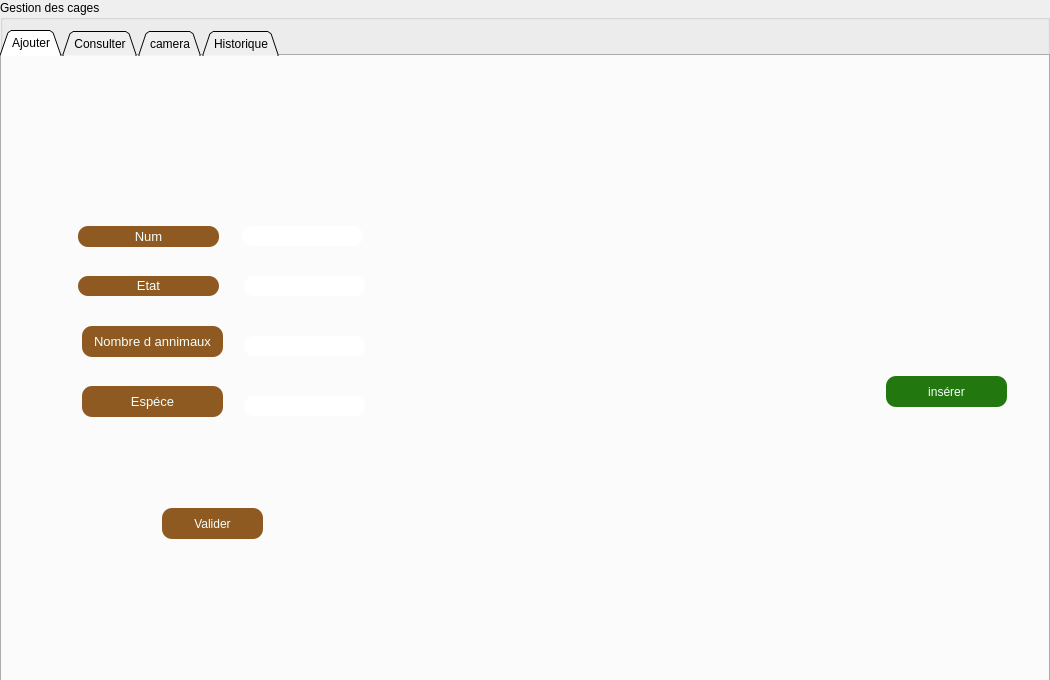
<?xml version="1.0" encoding="UTF-8"?>
<ui version="4.0">
 <class>gestion_cage1</class>
 <widget class="QWidget" name="gestion_cage1">
  <property name="geometry">
   <rect>
    <x>0</x>
    <y>0</y>
    <width>1050</width>
    <height>680</height>
   </rect>
  </property>
  <property name="windowTitle">
   <string>Form</string>
  </property>
  <widget class="QGroupBox" name="groupBox">
   <property name="geometry">
    <rect>
     <x>0</x>
     <y>0</y>
     <width>1050</width>
     <height>680</height>
    </rect>
   </property>
   <property name="title">
    <string>Gestion des cages </string>
   </property>
   <widget class="QTabWidget" name="tabWidget">
    <property name="geometry">
     <rect>
      <x>0</x>
      <y>30</y>
      <width>1050</width>
      <height>680</height>
     </rect>
    </property>
    <property name="tabShape">
     <enum>QTabWidget::Triangular</enum>
    </property>
    <property name="currentIndex">
     <number>0</number>
    </property>
    <widget class="QWidget" name="tab_3">
     <attribute name="title">
      <string>Ajouter</string>
     </attribute>
     <widget class="QPushButton" name="pushButton_valider">
      <property name="geometry">
       <rect>
        <x>160</x>
        <y>452</y>
        <width>101</width>
        <height>31</height>
       </rect>
      </property>
      <property name="styleSheet">
       <string notr="true">background: #8F5922;
color: #F5FFFA;
background-color: #8F5922; border: none;
border-radius: 10px;
icon-size: 30px;
font: 14pt &quot;Bahnschrift&quot;;</string>
      </property>
      <property name="text">
       <string>Valider</string>
      </property>
     </widget>
     <widget class="QLabel" name="label_4">
      <property name="geometry">
       <rect>
        <x>76</x>
        <y>170</y>
        <width>141</width>
        <height>21</height>
       </rect>
      </property>
      <property name="styleSheet">
       <string notr="true">background: #8F5922;
color: #F5FFFA;
background-color: #8F5922; border: none;
border-radius: 10px;
icon-size: 30px;
font: 14pt &quot;Bahnschrift&quot;;</string>
      </property>
      <property name="text">
       <string>&lt;html&gt;&lt;head/&gt;&lt;body&gt;&lt;p align=&quot;center&quot;&gt;&lt;span style=&quot; font-size:10pt;&quot;&gt;Num&lt;/span&gt;&lt;/p&gt;&lt;/body&gt;&lt;/html&gt;</string>
      </property>
     </widget>
     <widget class="QLabel" name="label_7">
      <property name="geometry">
       <rect>
        <x>76</x>
        <y>220</y>
        <width>141</width>
        <height>20</height>
       </rect>
      </property>
      <property name="styleSheet">
       <string notr="true">background: #8F5922;
color: #F5FFFA;
background-color: #8F5922; border: none;
border-radius: 10px;
icon-size: 30px;
font: 14pt &quot;Bahnschrift&quot;;</string>
      </property>
      <property name="text">
       <string>&lt;html&gt;&lt;head/&gt;&lt;body&gt;&lt;p align=&quot;center&quot;&gt;&lt;span style=&quot; font-size:10pt;&quot;&gt;Etat&lt;/span&gt;&lt;/p&gt;&lt;/body&gt;&lt;/html&gt;</string>
      </property>
     </widget>
     <widget class="QLabel" name="label_8">
      <property name="geometry">
       <rect>
        <x>80</x>
        <y>270</y>
        <width>141</width>
        <height>31</height>
       </rect>
      </property>
      <property name="styleSheet">
       <string notr="true">background: #8F5922;
color: #F5FFFA;
background-color: #8F5922; border: none;
border-radius: 10px;
icon-size: 30px;
font: 14pt &quot;Bahnschrift&quot;;</string>
      </property>
      <property name="text">
       <string>&lt;html&gt;&lt;head/&gt;&lt;body&gt;&lt;p align=&quot;center&quot;&gt;&lt;span style=&quot; font-size:10pt;&quot;&gt;Nombre d annimaux&lt;/span&gt;&lt;/p&gt;&lt;/body&gt;&lt;/html&gt;</string>
      </property>
     </widget>
     <widget class="QLabel" name="label_9">
      <property name="geometry">
       <rect>
        <x>80</x>
        <y>330</y>
        <width>141</width>
        <height>31</height>
       </rect>
      </property>
      <property name="styleSheet">
       <string notr="true">background: #8F5922;
color: #F5FFFA;
background-color: #8F5922; border: none;
border-radius: 10px;
icon-size: 30px;
font: 14pt &quot;Bahnschrift&quot;;</string>
      </property>
      <property name="text">
       <string>&lt;html&gt;&lt;head/&gt;&lt;body&gt;&lt;p align=&quot;center&quot;&gt;&lt;span style=&quot; font-size:10pt;&quot;&gt;Espéce&lt;/span&gt;&lt;/p&gt;&lt;/body&gt;&lt;/html&gt;</string>
      </property>
     </widget>
     <widget class="QLineEdit" name="lineEdit_Num_A">
      <property name="geometry">
       <rect>
        <x>240</x>
        <y>170</y>
        <width>121</width>
        <height>20</height>
       </rect>
      </property>
      <property name="styleSheet">
       <string notr="true">background: #8F5922;
color: #F5FFFA;
background-color: #FFFFFF; border: none;
border-radius: 10px;
icon-size: 30px;
font: 14pt &quot;Bahnschrift&quot;;</string>
      </property>
     </widget>
     <widget class="QLineEdit" name="lineEdit_Etatc_A">
      <property name="geometry">
       <rect>
        <x>242</x>
        <y>220</y>
        <width>121</width>
        <height>20</height>
       </rect>
      </property>
      <property name="styleSheet">
       <string notr="true">background: #8F5922;
color: #F5FFFA;
background-color: #FFFFFF; border: none;
border-radius: 10px;
icon-size: 30px;
font: 14pt &quot;Bahnschrift&quot;;</string>
      </property>
     </widget>
     <widget class="QLineEdit" name="lineEdit_nbr_A">
      <property name="geometry">
       <rect>
        <x>242</x>
        <y>280</y>
        <width>121</width>
        <height>20</height>
       </rect>
      </property>
      <property name="styleSheet">
       <string notr="true">background: #8F5922;
color: #F5FFFA;
background-color: #FFFFFF; border: none;
border-radius: 10px;
icon-size: 30px;
font: 14pt &quot;Bahnschrift&quot;;</string>
      </property>
     </widget>
     <widget class="QLineEdit" name="lineEdit_especec_A">
      <property name="geometry">
       <rect>
        <x>242</x>
        <y>340</y>
        <width>121</width>
        <height>20</height>
       </rect>
      </property>
      <property name="styleSheet">
       <string notr="true">background: #8F5922;
color: #F5FFFA;
background-color: #FFFFFF; border: none;
border-radius: 10px;
icon-size: 30px;
font: 14pt &quot;Bahnschrift&quot;;</string>
      </property>
     </widget>
     <widget class="QLabel" name="placeimage">
      <property name="geometry">
       <rect>
        <x>660</x>
        <y>170</y>
        <width>231</width>
        <height>221</height>
       </rect>
      </property>
      <property name="text">
       <string/>
      </property>
     </widget>
     <widget class="QPushButton" name="pushButton_image">
      <property name="geometry">
       <rect>
        <x>884</x>
        <y>320</y>
        <width>121</width>
        <height>31</height>
       </rect>
      </property>
      <property name="styleSheet">
       <string notr="true">background: #22780F;
color: #F5FFFA;
background-color: #22780F; border: none;
border-radius: 10px;
icon-size: 30px;
font: 14pt &quot;Bahnschrift&quot;;</string>
      </property>
      <property name="text">
       <string>insérer</string>
      </property>
     </widget>
     <widget class="QLabel" name="label_10">
      <property name="geometry">
       <rect>
        <x>-8</x>
        <y>-2</y>
        <width>1061</width>
        <height>691</height>
       </rect>
      </property>
      <property name="text">
       <string/>
      </property>
      <property name="pixmap">
       <pixmap>../../../Downloads/cage.jpg</pixmap>
      </property>
      <property name="scaledContents">
       <bool>true</bool>
      </property>
     </widget>
     <zorder>label_10</zorder>
     <zorder>pushButton_valider</zorder>
     <zorder>label_4</zorder>
     <zorder>label_7</zorder>
     <zorder>label_8</zorder>
     <zorder>label_9</zorder>
     <zorder>lineEdit_Num_A</zorder>
     <zorder>lineEdit_Etatc_A</zorder>
     <zorder>lineEdit_nbr_A</zorder>
     <zorder>lineEdit_especec_A</zorder>
     <zorder>placeimage</zorder>
     <zorder>pushButton_image</zorder>
    </widget>
    <widget class="QWidget" name="tab">
     <attribute name="title">
      <string>Consulter</string>
     </attribute>
     <widget class="QLabel" name="label_2">
      <property name="geometry">
       <rect>
        <x>590</x>
        <y>300</y>
        <width>141</width>
        <height>31</height>
       </rect>
      </property>
      <property name="styleSheet">
       <string notr="true">background: #8F5922;
color: #F5FFFA;
background-color: #8F5922; border: none;
border-radius: 10px;
icon-size: 30px;
font: 14pt &quot;Bahnschrift&quot;;</string>
      </property>
      <property name="text">
       <string>&lt;html&gt;&lt;head/&gt;&lt;body&gt;&lt;p&gt;&lt;span style=&quot; font-size:10pt;&quot;&gt;Nombre d annimaux&lt;/span&gt;&lt;/p&gt;&lt;/body&gt;&lt;/html&gt;</string>
      </property>
     </widget>
     <widget class="QLabel" name="label_3">
      <property name="geometry">
       <rect>
        <x>590</x>
        <y>340</y>
        <width>91</width>
        <height>31</height>
       </rect>
      </property>
      <property name="styleSheet">
       <string notr="true">background: #8F5922;
color: #F5FFFA;
background-color: #8F5922; border: none;
border-radius: 10px;
icon-size: 30px;
font: 14pt &quot;Bahnschrift&quot;;</string>
      </property>
      <property name="text">
       <string>&lt;html&gt;&lt;head/&gt;&lt;body&gt;&lt;p align=&quot;center&quot;&gt;&lt;span style=&quot; font-size:10pt;&quot;&gt;espéce&lt;/span&gt;&lt;/p&gt;&lt;/body&gt;&lt;/html&gt;</string>
      </property>
     </widget>
     <widget class="QLineEdit" name="lineEdit_Num">
      <property name="geometry">
       <rect>
        <x>710</x>
        <y>210</y>
        <width>113</width>
        <height>20</height>
       </rect>
      </property>
     </widget>
     <widget class="QLineEdit" name="lineEdit_especec">
      <property name="geometry">
       <rect>
        <x>710</x>
        <y>350</y>
        <width>113</width>
        <height>20</height>
       </rect>
      </property>
     </widget>
     <widget class="QLabel" name="label">
      <property name="geometry">
       <rect>
        <x>596</x>
        <y>210</y>
        <width>81</width>
        <height>31</height>
       </rect>
      </property>
      <property name="styleSheet">
       <string notr="true">background: #8F5922;
color: #F5FFFA;
background-color: #8F5922; border: none;
border-radius: 10px;
icon-size: 30px;
font: 14pt &quot;Bahnschrift&quot;;</string>
      </property>
      <property name="text">
       <string>&lt;html&gt;&lt;head/&gt;&lt;body&gt;&lt;p align=&quot;center&quot;&gt;&lt;span style=&quot; font-size:10pt;&quot;&gt;Num&lt;/span&gt;&lt;/p&gt;&lt;/body&gt;&lt;/html&gt;</string>
      </property>
     </widget>
     <widget class="QLabel" name="label_5">
      <property name="geometry">
       <rect>
        <x>596</x>
        <y>260</y>
        <width>81</width>
        <height>20</height>
       </rect>
      </property>
      <property name="styleSheet">
       <string notr="true">background: #8F5922;
color: #F5FFFA;
background-color: #8F5922; border: none;
border-radius: 10px;
icon-size: 30px;
font: 14pt &quot;Bahnschrift&quot;;</string>
      </property>
      <property name="text">
       <string>&lt;html&gt;&lt;head/&gt;&lt;body&gt;&lt;p align=&quot;center&quot;&gt;&lt;span style=&quot; font-size:10pt;&quot;&gt;Etat&lt;/span&gt;&lt;/p&gt;&lt;/body&gt;&lt;/html&gt;</string>
      </property>
     </widget>
     <widget class="QLineEdit" name="lineEdit_Etatc">
      <property name="geometry">
       <rect>
        <x>710</x>
        <y>260</y>
        <width>113</width>
        <height>20</height>
       </rect>
      </property>
     </widget>
     <widget class="QPushButton" name="pushButton_modifier">
      <property name="geometry">
       <rect>
        <x>730</x>
        <y>430</y>
        <width>111</width>
        <height>21</height>
       </rect>
      </property>
      <property name="styleSheet">
       <string notr="true">background: #22780F;
color: #F5FFFA;
background-color: #22780F; border: none;
border-radius: 10px;
icon-size: 30px;
font: 14pt &quot;Bahnschrift&quot;;</string>
      </property>
      <property name="text">
       <string>modifier</string>
      </property>
     </widget>
     <widget class="QTableView" name="tableView">
      <property name="geometry">
       <rect>
        <x>20</x>
        <y>340</y>
        <width>521</width>
        <height>221</height>
       </rect>
      </property>
     </widget>
     <widget class="QLabel" name="label_6">
      <property name="geometry">
       <rect>
        <x>20</x>
        <y>570</y>
        <width>47</width>
        <height>14</height>
       </rect>
      </property>
      <property name="styleSheet">
       <string notr="true">background: #8F5922;
color: #F5FFFA;
background-color: #8F5922; border: none;
border-radius: 10px;
icon-size: 30px;
font: 14pt &quot;Bahnschrift&quot;;</string>
      </property>
      <property name="text">
       <string>NUM</string>
      </property>
     </widget>
     <widget class="QLineEdit" name="lineEdit_Num_2">
      <property name="geometry">
       <rect>
        <x>70</x>
        <y>570</y>
        <width>113</width>
        <height>20</height>
       </rect>
      </property>
     </widget>
     <widget class="QPushButton" name="pushButton_supprimer">
      <property name="geometry">
       <rect>
        <x>610</x>
        <y>430</y>
        <width>111</width>
        <height>21</height>
       </rect>
      </property>
      <property name="styleSheet">
       <string notr="true">background: #22780F;
color: #F5FFFA;
background-color: #22780F; border: none;
border-radius: 10px;
icon-size: 30px;
font: 14pt &quot;Bahnschrift&quot;;</string>
      </property>
      <property name="text">
       <string>supprimer</string>
      </property>
     </widget>
     <widget class="QPushButton" name="pushButtontri">
      <property name="geometry">
       <rect>
        <x>20</x>
        <y>310</y>
        <width>211</width>
        <height>23</height>
       </rect>
      </property>
      <property name="styleSheet">
       <string notr="true">background: #22780F;
color: #F5FFFA;
background-color: #22780F; border: none;
border-radius: 10px;
icon-size: 30px;
font: 14pt &quot;Bahnschrift&quot;;</string>
      </property>
      <property name="text">
       <string>TRI nbr croissant</string>
      </property>
     </widget>
     <widget class="QPushButton" name="pushButton_recherche">
      <property name="geometry">
       <rect>
        <x>210</x>
        <y>570</y>
        <width>121</width>
        <height>23</height>
       </rect>
      </property>
      <property name="styleSheet">
       <string notr="true">background: #22780F;
color: #F5FFFA;
background-color: #22780F; border: none;
border-radius: 10px;
icon-size: 30px;
font: 14pt &quot;Bahnschrift&quot;;</string>
      </property>
      <property name="text">
       <string>recherche</string>
      </property>
     </widget>
     <widget class="QLineEdit" name="lineEdit_nbr">
      <property name="geometry">
       <rect>
        <x>750</x>
        <y>300</y>
        <width>71</width>
        <height>20</height>
       </rect>
      </property>
     </widget>
     <widget class="QPushButton" name="pushButton_tri2">
      <property name="geometry">
       <rect>
        <x>210</x>
        <y>270</y>
        <width>151</width>
        <height>23</height>
       </rect>
      </property>
      <property name="styleSheet">
       <string notr="true">background: #22780F;
color: #F5FFFA;
background-color: #22780F; border: none;
border-radius: 10px;
icon-size: 30px;
font: 14pt &quot;Bahnschrift&quot;;</string>
      </property>
      <property name="text">
       <string>TRI par num</string>
      </property>
     </widget>
     <widget class="QPushButton" name="pushButton_tri3">
      <property name="geometry">
       <rect>
        <x>360</x>
        <y>310</y>
        <width>171</width>
        <height>23</height>
       </rect>
      </property>
      <property name="styleSheet">
       <string notr="true">background: #22780F;
color: #F5FFFA;
background-color: #22780F; border: none;
border-radius: 10px;
icon-size: 30px;
font: 14pt &quot;Bahnschrift&quot;;</string>
      </property>
      <property name="text">
       <string>TRI par espéces</string>
      </property>
     </widget>
     <widget class="QPushButton" name="pushButton">
      <property name="geometry">
       <rect>
        <x>750</x>
        <y>480</y>
        <width>75</width>
        <height>23</height>
       </rect>
      </property>
      <property name="styleSheet">
       <string notr="true">background: #22780F;
color: #F5FFFA;
background-color: #22780F; border: none;
border-radius: 10px;
icon-size: 30px;
font: 14pt &quot;Bahnschrift&quot;;</string>
      </property>
      <property name="text">
       <string>google</string>
      </property>
     </widget>
     <widget class="QPushButton" name="pushButton_staaaaat">
      <property name="geometry">
       <rect>
        <x>880</x>
        <y>360</y>
        <width>131</width>
        <height>23</height>
       </rect>
      </property>
      <property name="styleSheet">
       <string notr="true">background: #22780F;
color: #F5FFFA;
background-color: #22780F; border: none;
border-radius: 10px;
icon-size: 30px;
font: 14pt &quot;Bahnschrift&quot;;</string>
      </property>
      <property name="text">
       <string>statistique</string>
      </property>
     </widget>
     <widget class="QLabel" name="label_11">
      <property name="geometry">
       <rect>
        <x>-1</x>
        <y>9</y>
        <width>1051</width>
        <height>741</height>
       </rect>
      </property>
      <property name="text">
       <string/>
      </property>
      <property name="pixmap">
       <pixmap>../../../Downloads/cage.jpg</pixmap>
      </property>
      <property name="scaledContents">
       <bool>true</bool>
      </property>
     </widget>
     <zorder>label_11</zorder>
     <zorder>label_2</zorder>
     <zorder>label_3</zorder>
     <zorder>lineEdit_Num</zorder>
     <zorder>lineEdit_especec</zorder>
     <zorder>label</zorder>
     <zorder>label_5</zorder>
     <zorder>lineEdit_Etatc</zorder>
     <zorder>pushButton_modifier</zorder>
     <zorder>tableView</zorder>
     <zorder>label_6</zorder>
     <zorder>lineEdit_Num_2</zorder>
     <zorder>pushButton_supprimer</zorder>
     <zorder>pushButtontri</zorder>
     <zorder>pushButton_recherche</zorder>
     <zorder>lineEdit_nbr</zorder>
     <zorder>pushButton_tri2</zorder>
     <zorder>pushButton_tri3</zorder>
     <zorder>pushButton</zorder>
     <zorder>pushButton_staaaaat</zorder>
    </widget>
    <widget class="QWidget" name="tab_2">
     <attribute name="title">
      <string>camera</string>
     </attribute>
     <widget class="QScrollArea" name="scrollArea">
      <property name="geometry">
       <rect>
        <x>180</x>
        <y>140</y>
        <width>671</width>
        <height>281</height>
       </rect>
      </property>
      <property name="widgetResizable">
       <bool>true</bool>
      </property>
      <widget class="QWidget" name="scrollAreaWidgetContents">
       <property name="geometry">
        <rect>
         <x>0</x>
         <y>0</y>
         <width>669</width>
         <height>279</height>
        </rect>
       </property>
      </widget>
     </widget>
     <widget class="QPushButton" name="OptionsPushButton">
      <property name="geometry">
       <rect>
        <x>270</x>
        <y>110</y>
        <width>441</width>
        <height>23</height>
       </rect>
      </property>
      <property name="text">
       <string>options</string>
      </property>
     </widget>
     <widget class="QLabel" name="label_12">
      <property name="geometry">
       <rect>
        <x>2</x>
        <y>-1</y>
        <width>1030</width>
        <height>680</height>
       </rect>
      </property>
      <property name="text">
       <string/>
      </property>
      <property name="pixmap">
       <pixmap>../../../Downloads/cage.jpg</pixmap>
      </property>
      <property name="scaledContents">
       <bool>true</bool>
      </property>
     </widget>
     <zorder>label_12</zorder>
     <zorder>scrollArea</zorder>
     <zorder>OptionsPushButton</zorder>
    </widget>
    <widget class="QWidget" name="tab_4">
     <attribute name="title">
      <string>Historique</string>
     </attribute>
     <widget class="QTableView" name="tableView_2">
      <property name="geometry">
       <rect>
        <x>260</x>
        <y>230</y>
        <width>481</width>
        <height>231</height>
       </rect>
      </property>
     </widget>
     <widget class="QPushButton" name="pushButton_H">
      <property name="geometry">
       <rect>
        <x>445</x>
        <y>470</y>
        <width>171</width>
        <height>23</height>
       </rect>
      </property>
      <property name="styleSheet">
       <string notr="true">background: #8F5922;
color: #F5FFFA;
background-color: #8F5922; border: none;
border-radius: 10px;
icon-size: 30px;
font: 14pt &quot;Bahnschrift&quot;;</string>
      </property>
      <property name="text">
       <string>afficher historique</string>
      </property>
     </widget>
     <widget class="QPushButton" name="pushButton_2">
      <property name="geometry">
       <rect>
        <x>630</x>
        <y>470</y>
        <width>111</width>
        <height>23</height>
       </rect>
      </property>
      <property name="styleSheet">
       <string notr="true">background: #8F5922;
color: #F5FFFA;
background-color: #8F5922; border: none;
border-radius: 10px;
icon-size: 30px;
font: 14pt &quot;Bahnschrift&quot;;</string>
      </property>
      <property name="text">
       <string>supprimer</string>
      </property>
     </widget>
     <widget class="QLineEdit" name="lineEditid">
      <property name="geometry">
       <rect>
        <x>330</x>
        <y>470</y>
        <width>108</width>
        <height>20</height>
       </rect>
      </property>
     </widget>
     <widget class="QPushButton" name="pushButton_pdf">
      <property name="geometry">
       <rect>
        <x>260</x>
        <y>470</y>
        <width>70</width>
        <height>23</height>
       </rect>
      </property>
      <property name="styleSheet">
       <string notr="true">background: #8F5922;
color: #F5FFFA;
background-color: #8F5922; border: none;
border-radius: 10px;
icon-size: 30px;
font: 14pt &quot;Bahnschrift&quot;;</string>
      </property>
      <property name="text">
       <string>pdf</string>
      </property>
     </widget>
     <widget class="QLabel" name="label_13">
      <property name="geometry">
       <rect>
        <x>0</x>
        <y>0</y>
        <width>1030</width>
        <height>680</height>
       </rect>
      </property>
      <property name="text">
       <string/>
      </property>
      <property name="pixmap">
       <pixmap>../../../Downloads/cage.jpg</pixmap>
      </property>
      <property name="scaledContents">
       <bool>true</bool>
      </property>
     </widget>
     <zorder>label_13</zorder>
     <zorder>tableView_2</zorder>
     <zorder>pushButton_H</zorder>
     <zorder>pushButton_2</zorder>
     <zorder>lineEditid</zorder>
     <zorder>pushButton_pdf</zorder>
    </widget>
   </widget>
  </widget>
 </widget>
 <resources/>
 <connections/>
</ui>
